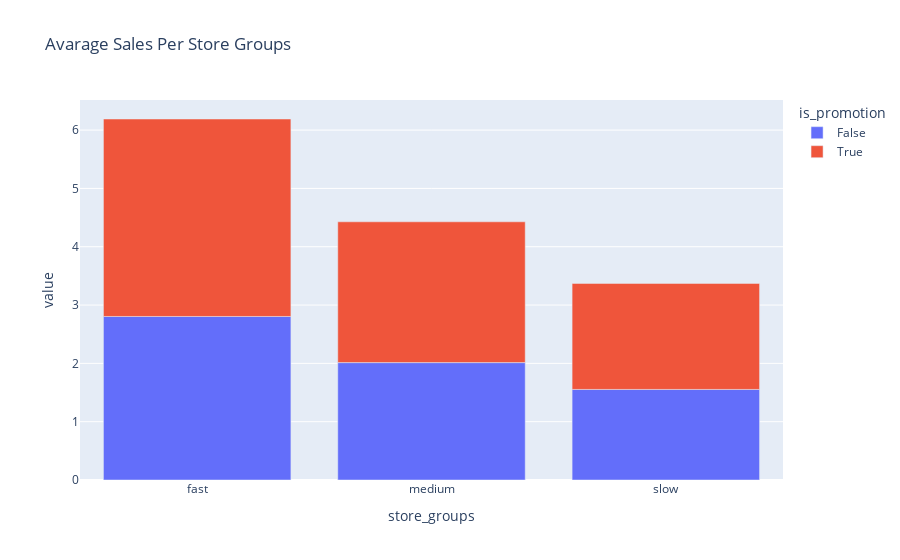

Notebook cell for this chart:
### Code cell
fig = px.bar(table, x=table.index, y=table.columns, title="Avarage Sales Per Store Groups")
fig.show()

### Figure 1 — Plotly figure (JSON) as saved in the notebook; plotly's stock layout.template omitted (floating-point values rounded to 4 significant figures)
{"data": [{"alignmentgroup": "True", "hovertemplate": "is_promotion=False<br>store_groups=%{x}<br>value=%{y}<extra></extra>", "legendgroup": "False", "marker": {"color": "#636efa"}, "name": "False", "offsetgroup": "False", "orientation": "v", "showlegend": true, "textposition": "auto", "type": "bar", "x": ["fast", "medium", "slow"], "xaxis": "x", "y": [2.804, 2.013, 1.553], "yaxis": "y"}, {"alignmentgroup": "True", "hovertemplate": "is_promotion=True<br>store_groups=%{x}<br>value=%{y}<extra></extra>", "legendgroup": "True", "marker": {"color": "#EF553B"}, "name": "True", "offsetgroup": "True", "orientation": "v", "showlegend": true, "textposition": "auto", "type": "bar", "x": ["fast", "medium", "slow"], "xaxis": "x", "y": [3.386, 2.414, 1.818], "yaxis": "y"}], "layout": {"barmode": "relative", "legend": {"title": {"text": "is_promotion"}, "tracegroupgap": 0}, "title": {"text": "Avarage Sales Per Store Groups"}, "xaxis": {"anchor": "y", "domain": [0, 1], "title": {"text": "store_groups"}}, "yaxis": {"anchor": "x", "domain": [0, 1], "title": {"text": "value"}}}}
